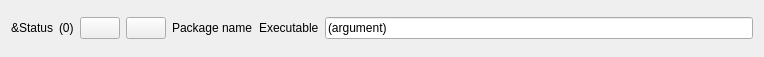
<?xml version="1.0" encoding="UTF-8"?>
<ui version="4.0">
 <class>NodeWidget</class>
 <widget class="QWidget" name="NodeWidget">
  <property name="geometry">
   <rect>
    <x>0</x>
    <y>0</y>
    <width>764</width>
    <height>57</height>
   </rect>
  </property>
  <property name="minimumSize">
   <size>
    <width>300</width>
    <height>30</height>
   </size>
  </property>
  <property name="windowTitle">
   <string>ROS Launch GUI</string>
  </property>
  <layout class="QVBoxLayout" name="_vlayout">
   <item>
    <layout class="QHBoxLayout" name="horizontalLayout">
     <item>
      <widget class="QLabel" name="_label_nodename">
       <property name="toolTip">
        <string>Node name</string>
       </property>
       <property name="text">
        <string>&amp;Status</string>
       </property>
      </widget>
     </item>
     <item>
      <widget class="QLabel" name="label_spawncount">
       <property name="toolTip">
        <string>#spawned so far</string>
       </property>
       <property name="text">
        <string>(0)</string>
       </property>
      </widget>
     </item>
     <item>
      <widget class="QPushButton" name="_pushbutton_start_stop_node">
       <property name="toolTip">
        <string>Start node</string>
       </property>
       <property name="icon">
        <iconset theme="QStyle.SP_MediaPlay">
         <normaloff/>
        </iconset>
       </property>
       <property name="checkable">
        <bool>true</bool>
       </property>
      </widget>
     </item>
     <item>
      <widget class="QPushButton" name="_respawn_toggle">
       <property name="toolTip">
        <string>Reload</string>
       </property>
       <property name="icon">
        <iconset theme="QStyle::SP_BrowserReload">
         <normaloff/>
        </iconset>
       </property>
       <property name="checkable">
        <bool>true</bool>
       </property>
      </widget>
     </item>
     <item>
      <widget class="QLabel" name="_label_pkg_name">
       <property name="toolTip">
        <string>Pkg name</string>
       </property>
       <property name="text">
        <string>Package name</string>
       </property>
      </widget>
     </item>
     <item>
      <widget class="QLabel" name="_label_name_executable">
       <property name="toolTip">
        <string>Executable name</string>
       </property>
       <property name="text">
        <string>Executable</string>
       </property>
      </widget>
     </item>
     <item>
      <widget class="QLineEdit" name="_lineEdit_launch_args">
       <property name="text">
        <string>(argument)</string>
       </property>
      </widget>
     </item>
    </layout>
   </item>
  </layout>
 </widget>
 <resources/>
 <connections/>
</ui>
